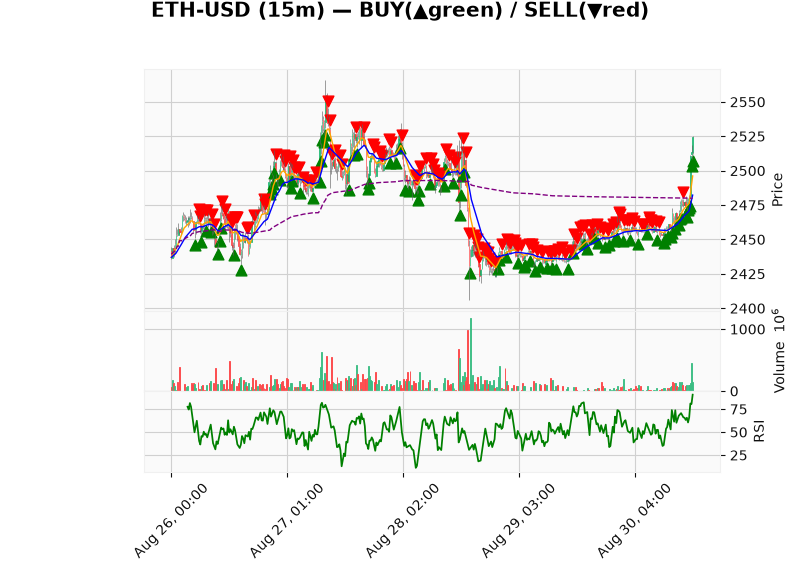

Here is the Python script that generated this plot:
"""
ETH-USD short-timeframe chart with EMA, RSI, and VWAP overlays.

Educational/analysis tool only — does NOT predict price direction.
Short-timeframe (15-minute) crypto price movement is highly noisy;
no indicator combination here should be treated as a trading signal.

Usage:
    python eth_chart.py                        # all six timeframes (1m–1d)
    python eth_chart.py --interval 5m           # single timeframe
    python eth_chart.py --save eth_{interval}.png  # save images
"""

import argparse
import sys

import numpy as np
import mplfinance as mpf
import pandas as pd
import yfinance as yf


def fetch_data(ticker: str, interval: str, period: str) -> pd.DataFrame:
    # yfinance doesn't support 4h natively; fetch 1h and resample
    fetch_interval = "1h" if interval == "4h" else interval
    df = yf.download(ticker, interval=fetch_interval, period=period, progress=False, auto_adjust=False)
    if df.empty:
        raise RuntimeError(
            f"No data returned for {ticker} (interval={interval}, period={period}). "
            "yfinance limits intraday history (e.g. 15m data is capped at ~60 days)."
        )
    if isinstance(df.columns, pd.MultiIndex):
        df.columns = df.columns.get_level_values(0)
    if interval == "4h":
        df = df.resample("4h").agg({
            "Open": "first", "High": "max", "Low": "min",
            "Close": "last", "Volume": "sum",
        }).dropna()
    return df


def add_indicators(df: pd.DataFrame) -> pd.DataFrame:
    df = df.copy()
    df["EMA9"] = df["Close"].ewm(span=9, adjust=False).mean()
    df["EMA21"] = df["Close"].ewm(span=21, adjust=False).mean()

    delta = df["Close"].diff()
    gain = delta.clip(lower=0).rolling(14).mean()
    loss = (-delta.clip(upper=0)).rolling(14).mean()
    rs = gain / loss
    df["RSI14"] = 100 - (100 / (1 + rs))

    typical_price = (df["High"] + df["Low"] + df["Close"]) / 3
    df["VWAP"] = (typical_price * df["Volume"]).cumsum() / df["Volume"].cumsum()

    # Buy/sell signals: high volume + positive candle = BUY, low volume + negative candle = SELL
    price_change = df["Close"] - df["Open"]
    vol_mean = df["Volume"].rolling(20).mean()
    high_vol = df["Volume"] > vol_mean
    low_vol = df["Volume"] < vol_mean

    df["BUY"] = np.where(high_vol & (price_change > 0), df["Low"] * 0.998, np.nan)
    df["SELL"] = np.where(low_vol & (price_change < 0), df["High"] * 1.002, np.nan)

    return df


# yfinance caps intraday history differently per interval
DEFAULT_PERIODS = {"1m": "1d", "5m": "2d", "15m": "5d", "1h": "30d", "4h": "60d", "1d": "6mo"}
ALL_INTERVALS = ["1m", "5m", "15m", "1h", "4h", "1d"]


def plot_chart(df: pd.DataFrame, ticker: str, interval: str, save_path: str | None) -> None:
    overlays = [
        mpf.make_addplot(df["EMA9"], color="orange", width=1.0),
        mpf.make_addplot(df["EMA21"], color="blue", width=1.0),
        mpf.make_addplot(df["VWAP"], color="purple", width=1.0, linestyle="--"),
        mpf.make_addplot(df["BUY"], type="scatter", marker="^", markersize=60, color="green"),
        mpf.make_addplot(df["SELL"], type="scatter", marker="v", markersize=60, color="red"),
        mpf.make_addplot(df["RSI14"], panel=2, color="green", ylabel="RSI"),
    ]

    mpf.plot(
        df,
        type="candle",
        style="yahoo",
        addplot=overlays,
        volume=True,
        panel_ratios=(6, 2, 2),
        title=f"{ticker} ({interval}) — BUY(▲green) / SELL(▼red)",
        savefig=save_path if save_path else None,
        show_nontrading=False,
        warn_too_much_data=5000,
    )


def run_single(ticker: str, interval: str, period: str, save_path: str | None) -> None:
    df = fetch_data(ticker, interval, period)
    df = add_indicators(df)
    plot_chart(df, ticker, interval, save_path)
    if save_path:
        print(f"  [{interval}] saved → {save_path}")


def main() -> None:
    parser = argparse.ArgumentParser(description=__doc__)
    parser.add_argument("--ticker", default="ETH-USD", help="Yahoo Finance ticker (default: ETH-USD)")
    parser.add_argument("--interval", default=None,
                        help="Single interval (1m, 5m, 15m). Omit to generate all three.")
    parser.add_argument("--period", default=None,
                        help="Lookback period (e.g. 5d). Auto-selected per interval if omitted.")
    parser.add_argument("--save", default=None,
                        help="Save path. Use {interval} placeholder for multi-chart, e.g. eth_{interval}.png")
    args = parser.parse_args()

    intervals = [args.interval] if args.interval else ALL_INTERVALS

    try:
        for ivl in intervals:
            period = args.period or DEFAULT_PERIODS.get(ivl, "5d")
            save = args.save.replace("{interval}", ivl) if args.save else None
            run_single(args.ticker, ivl, period, save)
    except Exception as exc:
        print(f"Error: {exc}", file=sys.stderr)
        sys.exit(1)


if __name__ == "__main__":
    main()
